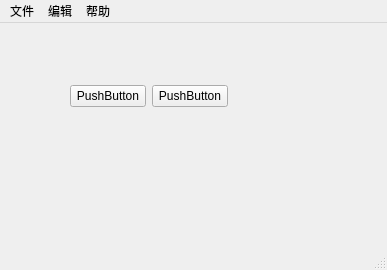
<?xml version="1.0" encoding="UTF-8"?>
<ui version="4.0">
 <class>my_window</class>
 <widget class="QMainWindow" name="my_window">
  <property name="geometry">
   <rect>
    <x>0</x>
    <y>0</y>
    <width>387</width>
    <height>270</height>
   </rect>
  </property>
  <property name="windowTitle">
   <string>MainWindow</string>
  </property>
  <widget class="QWidget" name="centralwidget">
   <widget class="QWidget" name="layoutWidget">
    <property name="geometry">
     <rect>
      <x>70</x>
      <y>60</y>
      <width>158</width>
      <height>26</height>
     </rect>
    </property>
    <layout class="QHBoxLayout" name="horizontalLayout">
     <item>
      <widget class="QPushButton" name="pushButton_2">
       <property name="text">
        <string>PushButton</string>
       </property>
      </widget>
     </item>
     <item>
      <widget class="QPushButton" name="pushButton">
       <property name="text">
        <string>PushButton</string>
       </property>
      </widget>
     </item>
    </layout>
   </widget>
  </widget>
  <widget class="QMenuBar" name="menubar">
   <property name="geometry">
    <rect>
     <x>0</x>
     <y>0</y>
     <width>387</width>
     <height>33</height>
    </rect>
   </property>
   <widget class="QMenu" name="menu">
    <property name="title">
     <string>文件</string>
    </property>
    <addaction name="actionOpen"/>
    <addaction name="actionSave"/>
    <addaction name="actionLoad"/>
    <addaction name="actionEsc"/>
   </widget>
   <widget class="QMenu" name="menu_2">
    <property name="title">
     <string>编辑</string>
    </property>
    <addaction name="actionCopy"/>
    <addaction name="actionPaste"/>
   </widget>
   <widget class="QMenu" name="menu_3">
    <property name="title">
     <string>帮助</string>
    </property>
    <addaction name="actionAbout"/>
   </widget>
   <addaction name="menu"/>
   <addaction name="menu_2"/>
   <addaction name="menu_3"/>
  </widget>
  <widget class="QStatusBar" name="statusbar"/>
  <action name="actionOpen">
   <property name="text">
    <string>Open</string>
   </property>
  </action>
  <action name="actionSave">
   <property name="text">
    <string>Save</string>
   </property>
  </action>
  <action name="actionLoad">
   <property name="text">
    <string>Load</string>
   </property>
  </action>
  <action name="actionEsc">
   <property name="text">
    <string>Esc</string>
   </property>
  </action>
  <action name="actionCopy">
   <property name="text">
    <string>Copy</string>
   </property>
  </action>
  <action name="actionPaste">
   <property name="text">
    <string>Paste</string>
   </property>
  </action>
  <action name="actionAbout">
   <property name="text">
    <string>About</string>
   </property>
  </action>
 </widget>
 <resources/>
 <connections/>
</ui>
